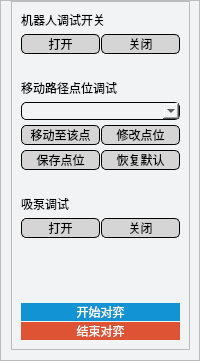
    <widget class="QFrame" name="frame_arm_control">
     <property name="styleSheet">
      <string notr="true">background : rgb(242, 243, 245)</string>
     </property>
     <property name="frameShape">
      <enum>QFrame::StyledPanel</enum>
     </property>
     <property name="frameShadow">
      <enum>QFrame::Raised</enum>
     </property>
     <layout class="QVBoxLayout" name="verticalLayout" stretch="7">
      <property name="spacing">
       <number>0</number>
      </property>
      <property name="leftMargin">
       <number>10</number>
      </property>
      <property name="topMargin">
       <number>0</number>
      </property>
      <property name="rightMargin">
       <number>9</number>
      </property>
      <property name="bottomMargin">
       <number>10</number>
      </property>
      <item>
       <widget class="QFrame" name="frame_10">
        <property name="styleSheet">
         <string notr="true"/>
        </property>
        <property name="frameShape">
         <enum>QFrame::StyledPanel</enum>
        </property>
        <property name="frameShadow">
         <enum>QFrame::Raised</enum>
        </property>
        <layout class="QVBoxLayout" name="verticalLayout_8" stretch="2,4,2,5,4">
         <property name="spacing">
          <number>25</number>
         </property>
         <item>
          <layout class="QVBoxLayout" name="verticalLayout_6" stretch="1,1">
           <property name="spacing">
            <number>5</number>
           </property>
           <property name="sizeConstraint">
            <enum>QLayout::SetNoConstraint</enum>
           </property>
           <item>
            <layout class="QHBoxLayout" name="horizontalLayout_5" stretch="9,1">
             <item>
              <widget class="QLabel" name="label_9">
               <property name="styleSheet">
                <string notr="true">font: 700 10pt &quot;Microsoft YaHei UI&quot;;</string>
               </property>
               <property name="text">
                <string>机器人调试开关</string>
               </property>
              </widget>
             </item>
             <item>
              <widget class="QLabel" name="label_20">
               <property name="sizePolicy">
                <sizepolicy hsizetype="Maximum" vsizetype="Maximum">
                 <horstretch>0</horstretch>
                 <verstretch>0</verstretch>
                </sizepolicy>
               </property>
               <property name="text">
                <string/>
               </property>
              </widget>
             </item>
            </layout>
           </item>
           <item>
            <layout class="QHBoxLayout" name="horizontalLayout_7">
             <property name="spacing">
              <number>1</number>
             </property>
             <item>
              <widget class="QPushButton" name="pushButton_3">
               <property name="sizePolicy">
                <sizepolicy hsizetype="Preferred" vsizetype="Preferred">
                 <horstretch>0</horstretch>
                 <verstretch>0</verstretch>
                </sizepolicy>
               </property>
               <property name="styleSheet">
                <string notr="true">border-radius:5px;
border:1px solid black;
border-style:outset;
background: rgb(213, 213, 213);</string>
               </property>
               <property name="text">
                <string>打开</string>
               </property>
              </widget>
             </item>
             <item>
              <widget class="QPushButton" name="pushButton_4">
               <property name="sizePolicy">
                <sizepolicy hsizetype="Preferred" vsizetype="Preferred">
                 <horstretch>0</horstretch>
                 <verstretch>0</verstretch>
                </sizepolicy>
               </property>
               <property name="styleSheet">
                <string notr="true">border-radius:5px;
border:1px solid black;
border-style:outset;
background: rgb(213, 213, 213)</string>
               </property>
               <property name="text">
                <string>关闭</string>
               </property>
              </widget>
             </item>
            </layout>
           </item>
          </layout>
         </item>
         <item>
          <layout class="QVBoxLayout" name="verticalLayout_3">
           <property name="spacing">
            <number>5</number>
           </property>
           <item>
            <layout class="QHBoxLayout" name="horizontalLayout_4">
             <item>
              <widget class="QLabel" name="label_11">
               <property name="styleSheet">
                <string notr="true">font: 700 10pt &quot;Microsoft YaHei UI&quot;;</string>
               </property>
               <property name="text">
                <string>移动路径点位调试</string>
               </property>
              </widget>
             </item>
             <item>
              <widget class="QLabel" name="label_19">
               <property name="sizePolicy">
                <sizepolicy hsizetype="Maximum" vsizetype="Maximum">
                 <horstretch>0</horstretch>
                 <verstretch>0</verstretch>
                </sizepolicy>
               </property>
               <property name="text">
                <string/>
               </property>
              </widget>
             </item>
            </layout>
           </item>
           <item>
            <widget class="QComboBox" name="comboBox">
             <property name="sizePolicy">
              <sizepolicy hsizetype="Preferred" vsizetype="Preferred">
               <horstretch>0</horstretch>
               <verstretch>0</verstretch>
              </sizepolicy>
             </property>
             <property name="styleSheet">
              <string notr="true">border-radius:5px;
border:1px solid black;
border-style:outset;</string>
             </property>
            </widget>
           </item>
           <item>
            <layout class="QHBoxLayout" name="horizontalLayout_8">
             <property name="spacing">
              <number>1</number>
             </property>
             <item>
              <widget class="QPushButton" name="pushButton_5">
               <property name="sizePolicy">
                <sizepolicy hsizetype="Preferred" vsizetype="Preferred">
                 <horstretch>0</horstretch>
                 <verstretch>0</verstretch>
                </sizepolicy>
               </property>
               <property name="styleSheet">
                <string notr="true">border-radius:5px;
border:1px solid black;
border-style:outset;
background: rgb(213, 213, 213)</string>
               </property>
               <property name="text">
                <string>移动至该点</string>
               </property>
              </widget>
             </item>
             <item>
              <widget class="QPushButton" name="pushButton_6">
               <property name="sizePolicy">
                <sizepolicy hsizetype="Preferred" vsizetype="Preferred">
                 <horstretch>0</horstretch>
                 <verstretch>0</verstretch>
                </sizepolicy>
               </property>
               <property name="styleSheet">
                <string notr="true">border-radius:5px;
border:1px solid black;
border-style:outset;
background: rgb(213, 213, 213)</string>
               </property>
               <property name="text">
                <string>修改点位</string>
               </property>
              </widget>
             </item>
            </layout>
           </item>
           <item>
            <layout class="QHBoxLayout" name="horizontalLayout_9">
             <property name="spacing">
              <number>1</number>
             </property>
             <item>
              <widget class="QPushButton" name="pushButton_7">
               <property name="sizePolicy">
                <sizepolicy hsizetype="Preferred" vsizetype="Preferred">
                 <horstretch>0</horstretch>
                 <verstretch>0</verstretch>
                </sizepolicy>
               </property>
               <property name="styleSheet">
                <string notr="true">border-radius:5px;
border:1px solid black;
border-style:outset;
background: rgb(213, 213, 213)</string>
               </property>
               <property name="text">
                <string>保存点位</string>
               </property>
              </widget>
             </item>
             <item>
              <widget class="QPushButton" name="pushButton_8">
               <property name="sizePolicy">
                <sizepolicy hsizetype="Preferred" vsizetype="Preferred">
                 <horstretch>0</horstretch>
                 <verstretch>0</verstretch>
                </sizepolicy>
               </property>
               <property name="styleSheet">
                <string notr="true">border-radius:5px;
border:1px solid black;
border-style:outset;
background: rgb(213, 213, 213);</string>
               </property>
               <property name="text">
                <string>恢复默认</string>
               </property>
              </widget>
             </item>
            </layout>
           </item>
          </layout>
         </item>
         <item>
          <layout class="QVBoxLayout" name="verticalLayout_2">
           <property name="spacing">
            <number>5</number>
           </property>
           <item>
            <layout class="QHBoxLayout" name="horizontalLayout_3">
             <item>
              <widget class="QLabel" name="label_13">
               <property name="styleSheet">
                <string notr="true">font: 700 10pt &quot;Microsoft YaHei UI&quot;;</string>
               </property>
               <property name="text">
                <string>吸泵调试</string>
               </property>
              </widget>
             </item>
             <item>
              <widget class="QLabel" name="label_15">
               <property name="sizePolicy">
                <sizepolicy hsizetype="Maximum" vsizetype="Maximum">
                 <horstretch>0</horstretch>
                 <verstretch>0</verstretch>
                </sizepolicy>
               </property>
               <property name="text">
                <string/>
               </property>
              </widget>
             </item>
            </layout>
           </item>
           <item>
            <layout class="QHBoxLayout" name="horizontalLayout_6">
             <property name="spacing">
              <number>1</number>
             </property>
             <item>
              <widget class="QPushButton" name="pushButton">
               <property name="sizePolicy">
                <sizepolicy hsizetype="Preferred" vsizetype="Preferred">
                 <horstretch>0</horstretch>
                 <verstretch>0</verstretch>
                </sizepolicy>
               </property>
               <property name="styleSheet">
                <string notr="true">border-radius:5px;
border:1px solid black;
border-style:outset;
background: rgb(213, 213, 213);</string>
               </property>
               <property name="text">
                <string>打开</string>
               </property>
              </widget>
             </item>
             <item>
              <widget class="QPushButton" name="pushButton_2">
               <property name="sizePolicy">
                <sizepolicy hsizetype="Preferred" vsizetype="Preferred">
                 <horstretch>0</horstretch>
                 <verstretch>0</verstretch>
                </sizepolicy>
               </property>
               <property name="styleSheet">
                <string notr="true">border-radius:5px;
border:1px solid black;
border-style:outset;
background: rgb(213, 213, 213);</string>
               </property>
               <property name="text">
                <string>关闭</string>
               </property>
              </widget>
             </item>
            </layout>
           </item>
          </layout>
         </item>
         <item>
          <spacer name="verticalSpacer_3">
           <property name="orientation">
            <enum>Qt::Vertical</enum>
           </property>
           <property name="sizeHint" stdset="0">
            <size>
             <width>20</width>
             <height>40</height>
            </size>
           </property>
          </spacer>
         </item>
         <item>
          <layout class="QVBoxLayout" name="verticalLayout_7">
           <property name="spacing">
            <number>1</number>
           </property>
           <item>
            <widget class="QPushButton" name="btn_start_game">
             <property name="sizePolicy">
              <sizepolicy hsizetype="Preferred" vsizetype="Preferred">
               <horstretch>0</horstretch>
               <verstretch>0</verstretch>
              </sizepolicy>
             </property>
             <property name="styleSheet">
              <string notr="true">background: rgb(18, 147, 211);
color: rgb(255,255,255);
border-radius:10px;
border-style:outset;
font: 700 10pt &quot;Microsoft YaHei UI&quot;;</string>
             </property>
             <property name="text">
              <string>开始对弈</string>
             </property>
            </widget>
           </item>
           <item>
            <widget class="QPushButton" name="btn_stop_game">
             <property name="sizePolicy">
              <sizepolicy hsizetype="Preferred" vsizetype="Preferred">
               <horstretch>0</horstretch>
               <verstretch>0</verstretch>
              </sizepolicy>
             </property>
             <property name="styleSheet">
              <string notr="true">background: rgb(221, 83, 52);
color: rgb(255,255,255);
border-radius:10px;
border-style:outset;
font: 700 10pt &quot;Microsoft YaHei UI&quot;;</string>
             </property>
             <property name="text">
              <string>结束对弈</string>
             </property>
            </widget>
           </item>
          </layout>
         </item>
        </layout>
       </widget>
      </item>
     </layout>
    </widget>
